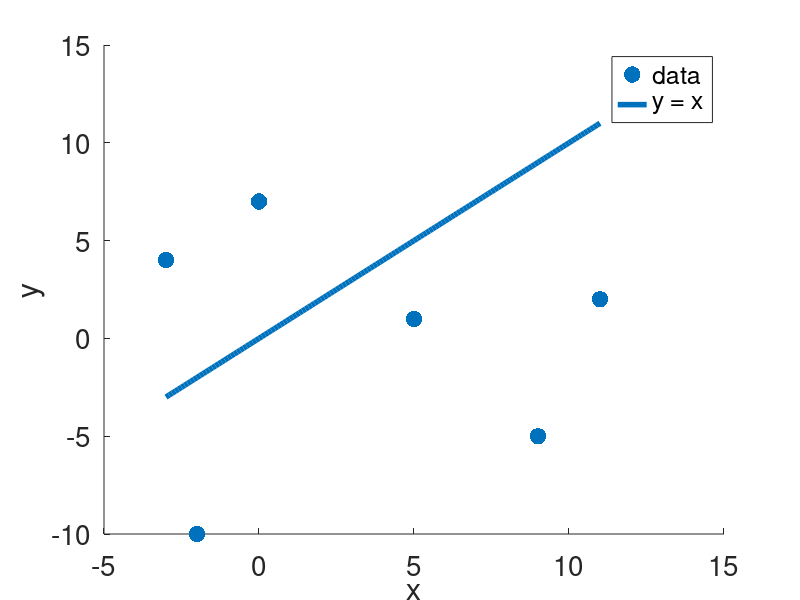

Write MATLAB code to recreate this figure.
% We will do scatter plot and a function

% Data given
datx = [-3,-2,0,5,9,11];
daty = [4,-10,7,1,-5,2];

% Define a function 
f = @(x) x;
% Define an x interval (On MATLAB the interval is defined as [starting point : increment : ending point]

x = [min(datx):0.1:max(datx)];

% Find y values
y = f(x);

% Plot function
sz = 140;
scatter(datx,daty,sz,'filled')
hold on
plot(x,y,'LineWidth',4) 
set(gca,'FontSize',20)
hold off

% Label axes
xlabel('x')
ylabel('y')

% Legend
legend({'data','y = x'},'Location','best')